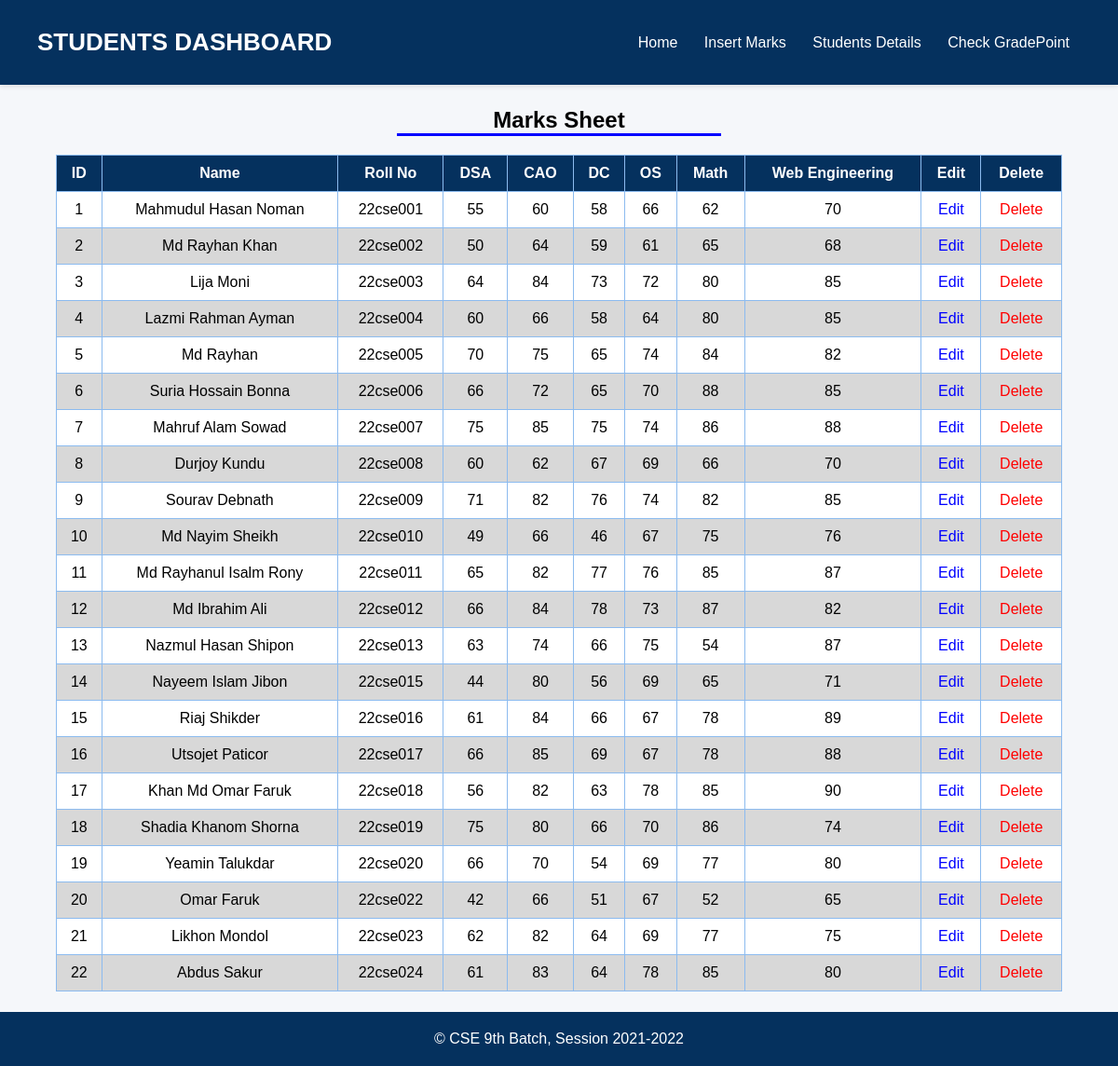
Page /viewDB.php on the committed database.
### tables this page shows
CREATE table students(
    ID int(11) primary key not null auto_increment,
    Name varchar(50) not null,
    Roll_no varchar(15) unique not null,
    DSA int(11),
    CAO int(11),
    DC int(11),
    OS int(11),
    Math int(11),
    WebEngr int(11)
);

### viewDB.php (the view, shortened to what this page needs)
<!DOCTYPE html>
<html lang="en">
<head>
</head>
<body>
  <header>
    <div class="site-title">Students Dashboard</div>
    <nav>
      <a href="index.php" target="_blank">Home</a>
      <a href="giveMarks.php" target="_blank">Insert Marks</a>
      <a href="viewDB.php" target="_blank">Students Details</a>
      <a href="gpaCalculate.php" target="_blank">Check GradePoint</a>
    </nav>
  </header>
  <?php
  include "connectionDB.php";
  $result = $connectdb->query("Select * from students");
  echo "<h2>Marks Sheet</h2>";
  if ($result->num_rows > 0) {
    echo "<table border = '1'>
        <tr>
        <th>ID</th>
        <th>Name</th>
        <th>Roll No</th>
        <th>DSA</th>
        <th>CAO</th>
        <th>DC</th>
        <th>OS</th>
        <th>Math</th>
        <th>Web Engineering</th>
        <th>Edit</th>
        <th>Delete</th>
        <tr>";
    while ($row = $result->fetch_assoc()) {
      echo "<tr>
            <td>" . $row['ID'] . "</td>
            <td>" . $row['Name'] . "</td>
            <td>" . $row['Roll_no'] . "</td>
            <td>" . $row['DSA'] . "</td>
            <td>" . $row['CAO'] . "</td>
            <td>" . $row['DC'] . "</td>
            <td>" . $row['OS'] . "</td>
            <td>" . $row['Math'] . "</td>
            <td>" . $row['WebEngr'] . "</td>
            <td><a href='edit.php?update_id=" . $row["ID"] . "' style='color: blue;'>Edit</a></td>
            <td><a href='viewDB.php?delete_id=" . $row["ID"] . "' style='color: red;'>Delete</a></td>
            </tr>";
    }
    echo "</table>";
  } else {
    echo "<h3 style='text-align: center;'>No records found</h3>";
  }
  ?>
  <footer>
    &copy; CSE 9th Batch, Session 2021-2022
  </footer>
</body>
</html>

### viewDB.php (style rules this page uses)
* { margin: 0; padding: 0; box-sizing: border-box; font-family: 'Poppins', sans-serif; }
body { background-color: #f5f7fa; min-height: 100vh; padding-top: 95px; padding-bottom: 60px; }
header { background-color: #05315e; color: white; padding: 30px 40px; display: flex; justify-content: space-between; align-items: center; position: fixed; top: 0; width: 100%; z-index: 999; box-shadow: 0 2px 5px rgba(0, 0, 0, 0.1); }
.site-title { font-size: 26px; font-weight: bold; text-transform: uppercase; }
nav a { text-decoration: none; color: white; padding: 8px 12px; border-radius: 30px; transition: background-color 0.3s; }
h2 { border-bottom: 3px solid blue; width: 29%; padding: 0 10px; margin: 20px auto; text-align: center; }
table { width: 90%; margin: 20px auto; border-collapse: collapse; }
table a { text-decoration: none; }
table, th, td { border: 1px solid rgb(140, 187, 239); padding: 10px; text-align: center; }
th { background-color: #05315e; color: white; }
tr:nth-child(even) { background-color: rgb(216, 216, 216); }
tr:nth-child(odd) { background-color: white; }
footer { position: fixed; bottom: 0; left: 0; width: 100%; background-color: #05315e; color: white; text-align: center; padding: 20px 0; font-size: 16px; }

### rows in the picture
students: ID "1", Name "Mahmudul Hasan Noman", Roll_no "22cse001", DSA "55", CAO "60", DC "58", OS "66", Math "62", WebEngr "70"
students: ID "2", Name "Md Rayhan Khan", Roll_no "22cse002", DSA "50", CAO "64", DC "59", OS "61", Math "65", WebEngr "68"
students: ID "3", Name "Lija Moni", Roll_no "22cse003", DSA "64", CAO "84", DC "73", OS "72", Math "80", WebEngr "85"
students: ID "4", Name "Lazmi Rahman Ayman", Roll_no "22cse004", DSA "60", CAO "66", DC "58", OS "64", Math "80", WebEngr "85"
students: ID "5", Name "Md Rayhan", Roll_no "22cse005", DSA "70", CAO "75", DC "65", OS "74", Math "84", WebEngr "82"
students: ID "6", Name "Suria Hossain Bonna", Roll_no "22cse006", DSA "66", CAO "72", DC "65", OS "70", Math "88", WebEngr "85"
students: ID "7", Name "Mahruf Alam Sowad", Roll_no "22cse007", DSA "75", CAO "85", DC "75", OS "74", Math "86", WebEngr "88"
students: ID "8", Name "Durjoy Kundu", Roll_no "22cse008", DSA "60", CAO "62", DC "67", OS "69", Math "66", WebEngr "70"
students: ID "9", Name "Sourav Debnath", Roll_no "22cse009", DSA "71", CAO "82", DC "76", OS "74", Math "82", WebEngr "85"
students: ID "10", Name "Md Nayim Sheikh", Roll_no "22cse010", DSA "49", CAO "66", DC "46", OS "67", Math "75", WebEngr "76"
students: ID "11", Name "Md Rayhanul Isalm Rony", Roll_no "22cse011", DSA "65", CAO "82", DC "77", OS "76", Math "85", WebEngr "87"
students: ID "12", Name "Md Ibrahim Ali", Roll_no "22cse012", DSA "66", CAO "84", DC "78", OS "73", Math "87", WebEngr "82"
students: ID "13", Name "Nazmul Hasan Shipon", Roll_no "22cse013", DSA "63", CAO "74", DC "66", OS "75", Math "54", WebEngr "87"
students: ID "14", Name "Nayeem Islam Jibon", Roll_no "22cse015", DSA "44", CAO "80", DC "56", OS "69", Math "65", WebEngr "71"
students: ID "15", Name "Riaj Shikder", Roll_no "22cse016", DSA "61", CAO "84", DC "66", OS "67", Math "78", WebEngr "89"
students: ID "16", Name "Utsojet Paticor", Roll_no "22cse017", DSA "66", CAO "85", DC "69", OS "67", Math "78", WebEngr "88"
students: ID "17", Name "Khan Md Omar Faruk", Roll_no "22cse018", DSA "56", CAO "82", DC "63", OS "78", Math "85", WebEngr "90"
students: ID "18", Name "Shadia Khanom Shorna", Roll_no "22cse019", DSA "75", CAO "80", DC "66", OS "70", Math "86", WebEngr "74"
students: ID "19", Name "Yeamin Talukdar", Roll_no "22cse020", DSA "66", CAO "70", DC "54", OS "69", Math "77", WebEngr "80"
students: ID "20", Name "Omar Faruk", Roll_no "22cse022", DSA "42", CAO "66", DC "51", OS "67", Math "52", WebEngr "65"
students: ID "21", Name "Likhon Mondol", Roll_no "22cse023", DSA "62", CAO "82", DC "64", OS "69", Math "77", WebEngr "75"
students: ID "22", Name "Abdus Sakur", Roll_no "22cse024", DSA "61", CAO "83", DC "64", OS "78", Math "85", WebEngr "80"
